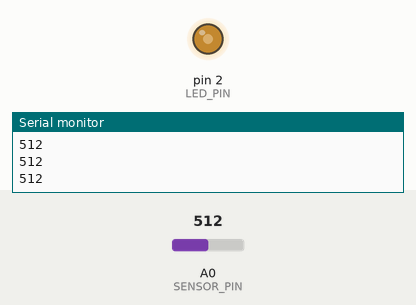
A sketch run on a simulated Arduino Uno, built with avr-gcc and run on an emulated ATmega328P. On the bench: output pins drawn as LEDs (lit = HIGH), the last lines printed to the serial monitor. The test bench sets the inputs (shaded band); at power-on: A0 (SENSOR_PIN) = 512.

Above: at 1.06 s.
1.3 s: A0 (SENSOR_PIN) set to 108
4.3 s: A0 (SENSOR_PIN) set to 91
At 4.9 s:
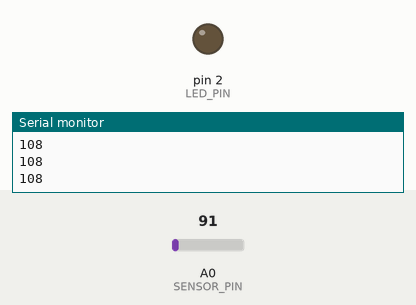
5.8 s: A0 (SENSOR_PIN) set to 110
At 6.06 s:
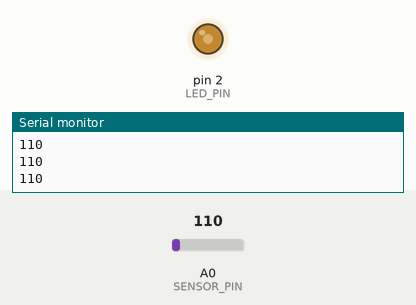
8.8 s: A0 (SENSOR_PIN) set to 90
10.3 s: A0 (SENSOR_PIN) set to 122
At 10.56 s:
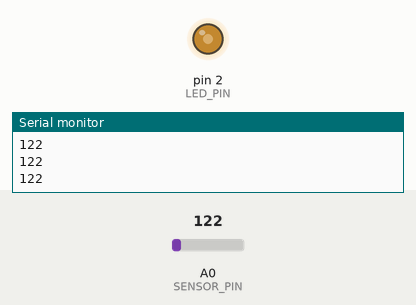
Timing chart, 0 to 14.3 s (numbered marks = the images above; inputs shaded):
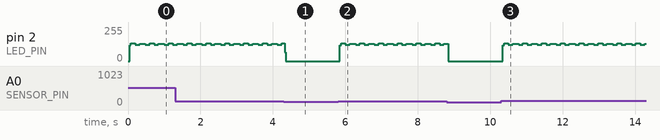

The sketch:

sound_sensor.ino
```cpp
// Define the pins
#define SENSOR_PIN A0 // Analog pin connected to the AOUT pin of the sound sensor
#define LED_PIN 2    // Digital pin connected to the LED

// Define the variables
int soundValue; // The analog value of the sound sensor
int stat = 0;

void setup() {
  // Initialize the serial communication
  Serial.begin(9600);

  // Initialize the pins
  pinMode(SENSOR_PIN, INPUT); // Set the sensor pin as an input
  pinMode(LED_PIN, OUTPUT);  // Set the LED pin as an output
}

void loop() {
  // Read the analog value of the sound sensor
  soundValue = analogRead(SENSOR_PIN);

  // Print the sound value to the serial monitor


  // Turn on the LED if the sound value is above a certain level
  // You can adjust the threshold based on your needs, here it's set as 200 for demonstration
  if (soundValue > 100) {
    Serial.println(soundValue);
    if (stat == 0){
      stat=1;
      digitalWrite(LED_PIN, HIGH);
    }
    else{
      stat=0;
      digitalWrite(LED_PIN, LOW);
    }
  }

}
```

Measured:
- the behaviour switches between 101 and 100 on A0 (SENSOR_PIN) (found by bisection; images 0 and 1)
- after the input at 5.8 s, pin 2 (LED_PIN): 0/255 → 118/255 at once, then repeats every 0.52 s: 133/255 0.12 s, 122/255 0.12 s, 130/255 0.16 s, 122/255 0.12 s
- after the input at 10.3 s, pin 2 (LED_PIN): 0/255 → 118/255 at once, then repeats every 0.52 s: 133/255 0.12 s, 122/255 0.12 s, 130/255 0.16 s, 122/255 0.12 s
- by itself, pin 2 (LED_PIN): repeats every 0.52 s: 122/255 0.12 s, 133/255 0.12 s, 122/255 0.12 s, 130/255 0.16 s
